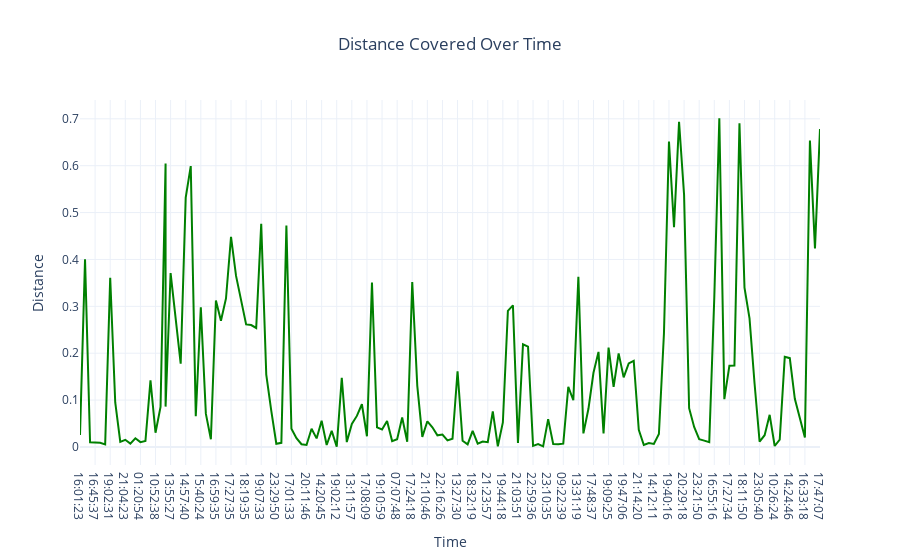

The code cell stored with this chart in its notebook:
### Markdown cell above
Let's now visualize the distance covered over time.

### Code cell
import plotly.express as px

fig2 = px.line(Data, x="Time", y="Distance", title="Distance Covered Over Time")
fig2.update_traces(line=dict(color='green'))
fig2.update_layout(title_text="Distance Covered Over Time", title_x=0.5)
fig2.show()

### Figure 1 — Plotly figure (JSON) as saved in the notebook; plotly's stock layout.template omitted (floating-point values rounded to 4 significant figures; data arrays with more than 128 entries replaced by an {"elided": "..."} marker saying what was removed)
{"data": [{"hovertemplate": "Time=%{x}<br>Distance=%{y}<extra></extra>", "legendgroup": "", "line": {"color": "green", "dash": "solid"}, "marker": {"symbol": "circle"}, "mode": "lines", "name": "", "orientation": "v", "showlegend": false, "type": "scatter", "x": {"elided": "149 str values"}, "xaxis": "x", "y": {"elided": "149 float values"}, "yaxis": "y"}], "layout": {"legend": {"tracegroupgap": 0}, "title": {"text": "Distance Covered Over Time", "x": 0.5}, "xaxis": {"anchor": "y", "domain": [0, 1], "title": {"text": "Time"}}, "yaxis": {"anchor": "x", "domain": [0, 1], "title": {"text": "Distance"}}}}
